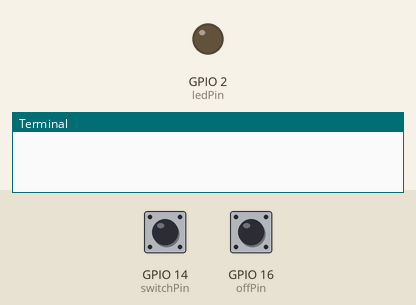
A program run on a simulated Raspberry Pi (BCM pin numbers). Parts: output pins drawn as LEDs (lit = HIGH), the last lines printed to the terminal. Dashed ring = blinking. Inputs (shaded band) come from the test bench; at power-on: GPIO 14 (switchPin) HIGH, GPIO 16 (offPin) HIGH.

Above: at 1.2 s.
1.3 s: GPIO 14 (switchPin) pulled LOW for 1 s
At 1.75 s:
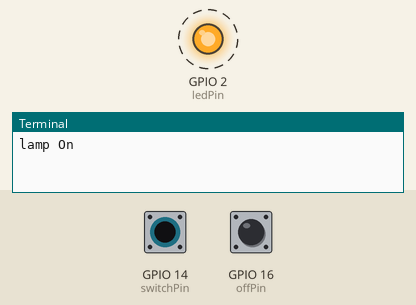
4.0 s: GPIO 14 (switchPin) pulled LOW for 0.15 s
At 5.5 s:
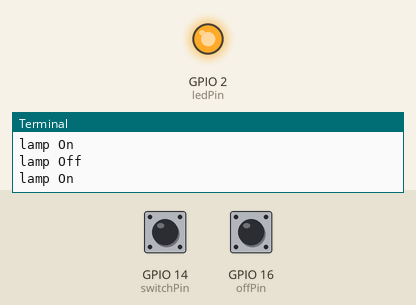
5.8 s: GPIO 14 (switchPin) pulled LOW for 3.2 s
At 10.4 s:
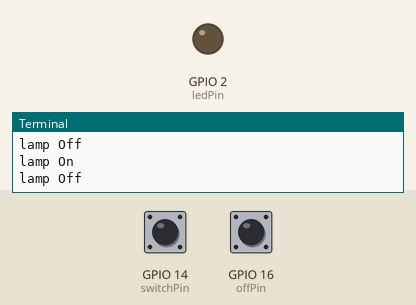
Timing chart, 0 to 11.9 s (numbered marks = the images above; inputs shaded):
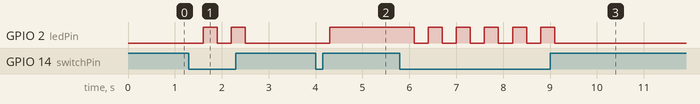

The program:

inputTest.py
```python
import RPi.GPIO as GPIO
import time

switchPin = 14
ledPin = 2
offPin =16

GPIO.setmode(GPIO.BCM)

GPIO.setup(switchPin, GPIO.IN)
GPIO.setup(offPin, GPIO.IN)
GPIO.setup(ledPin, GPIO.OUT)

switchFlag = False

try:
	while True:
		if GPIO.input(switchPin) == False:
			time.sleep(0.3)
			if switchFlag == False:
				print("lamp On")
				switchFlag = True
				GPIO.output(ledPin, GPIO.HIGH)
			else:
				print("lamp Off")
				switchFlag = False
				GPIO.output(ledPin, GPIO.LOW)
		if GPIO.input(offPin) == False:
			if switchFlag == True:
				time.sleep(0.3)
				print("lamp Off")
				switchFlag = False
				GPIO.output(ledPin, GPIO.LOW)
except KeyboardInterrupt:
	GPIO.cleanup()
```

Measured:
- after the input at 1.3 s, GPIO 2 (ledPin): alternates HIGH for 0.30 s and LOW for 0.30 s, 4 changes in all, then stays LOW, starting after 0.30 s
- after the input at 4.0 s, GPIO 2 (ledPin): LOW → HIGH after 0.30 s
- after the input at 5.8 s, GPIO 2 (ledPin): alternates HIGH for 0.30 s and LOW for 0.30 s, 11 changes in all, then stays LOW, starting after 0.30 s
